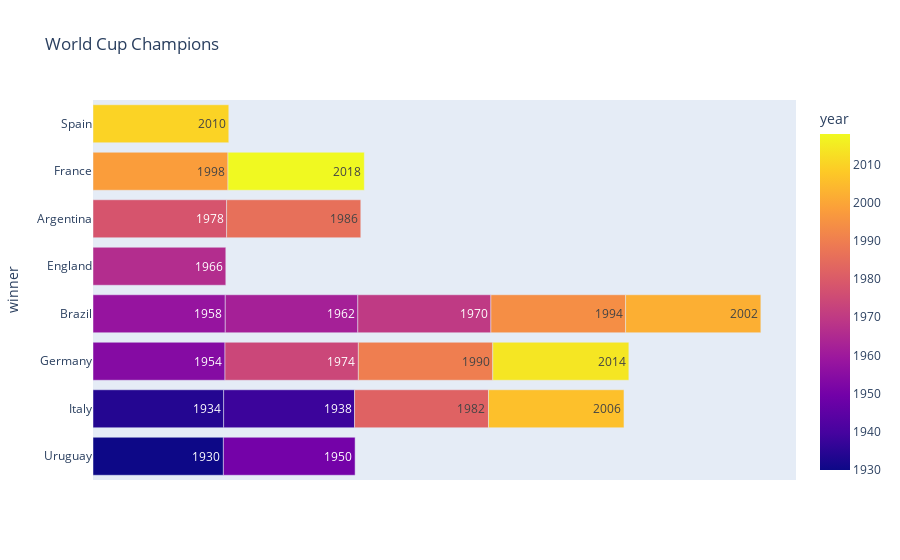

Notebook code cell kept with this figure:
### Code cell
fig = px.bar(wc_df,x='year',y='winner',text_auto=True,title='World Cup Champions',color='year')
fig.update_xaxes(showgrid=False, visible=False)

fig.show()

### Figure 1 — Plotly figure (JSON) as saved in the notebook; plotly's stock layout.template omitted (floating-point values rounded to 4 significant figures)
{"data": [{"alignmentgroup": "True", "hovertemplate": "year=%{marker.color}<br>winner=%{y}<extra></extra>", "legendgroup": "", "marker": {"color": [1930, 1934, 1938, 1950, 1954, 1958, 1962, 1966, 1970, 1974, 1978, 1982, 1986, 1990, 1994, 1998, 2002, 2006, 2010, 2014, 2018], "coloraxis": "coloraxis", "pattern": {"shape": ""}}, "name": "", "offsetgroup": "", "orientation": "h", "showlegend": false, "textposition": "auto", "texttemplate": "%{x}", "type": "bar", "x": [1930, 1934, 1938, 1950, 1954, 1958, 1962, 1966, 1970, 1974, 1978, 1982, 1986, 1990, 1994, 1998, 2002, 2006, 2010, 2014, 2018], "xaxis": "x", "y": ["Uruguay", "Italy", "Italy", "Uruguay", "Germany", "Brazil", "Brazil", "England", "Brazil", "Germany", "Argentina", "Italy", "Argentina", "Germany", "Brazil", "France", "Brazil", "Italy", "Spain", "Germany", "France"], "yaxis": "y"}], "layout": {"barmode": "relative", "coloraxis": {"colorbar": {"title": {"text": "year"}}, "colorscale": [[0, "#0d0887"], [0.1111, "#46039f"], [0.2222, "#7201a8"], [0.3333, "#9c179e"], [0.4444, "#bd3786"], [0.5556, "#d8576b"], [0.6667, "#ed7953"], [0.7778, "#fb9f3a"], [0.8889, "#fdca26"], [1, "#f0f921"]]}, "legend": {"tracegroupgap": 0}, "title": {"text": "World Cup Champions"}, "xaxis": {"anchor": "y", "domain": [0, 1], "showgrid": false, "title": {"text": "year"}, "visible": false}, "yaxis": {"anchor": "x", "domain": [0, 1], "title": {"text": "winner"}}}}
